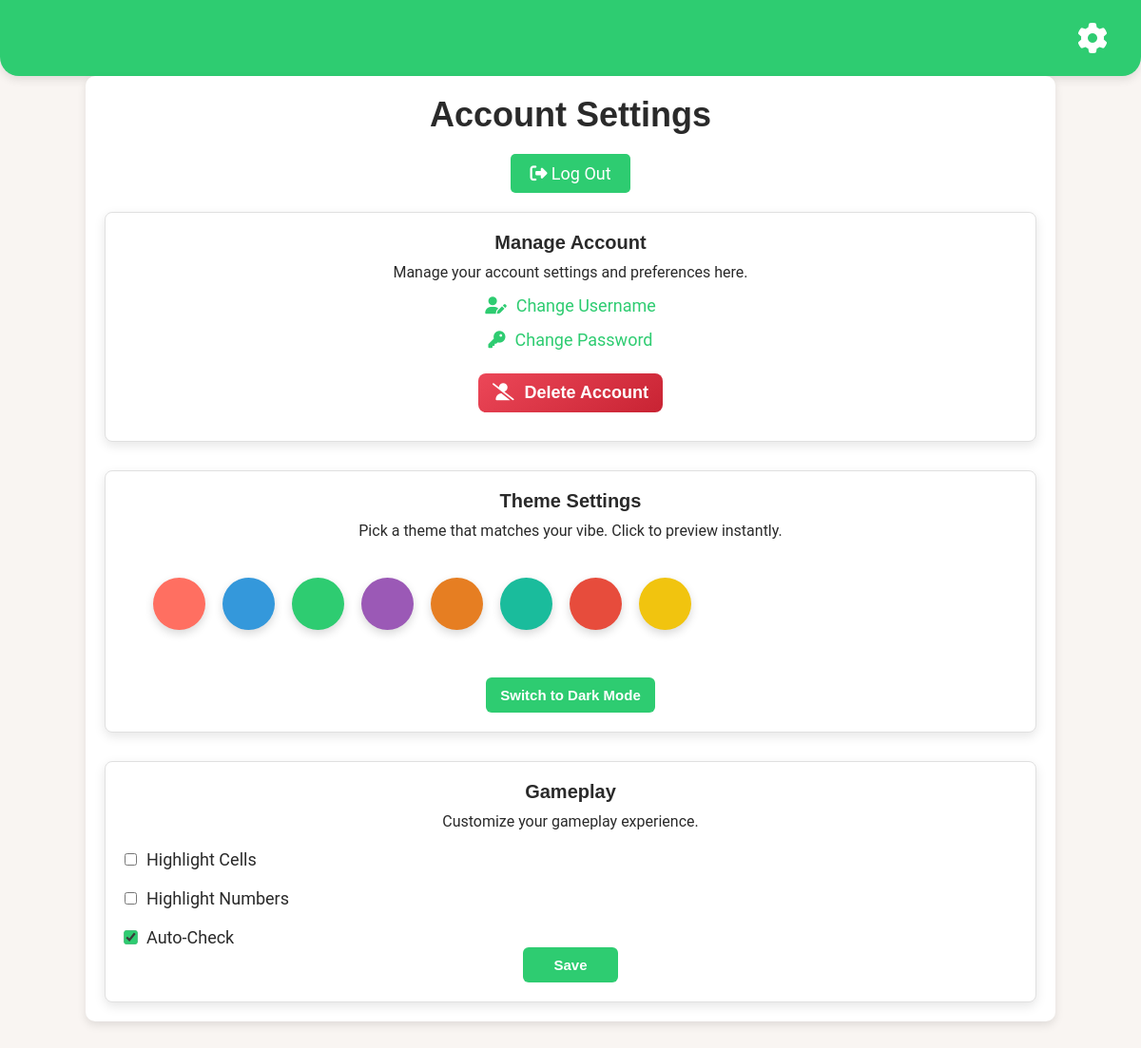
/settings/ (signed in), run on an earlier commit of the app's database.
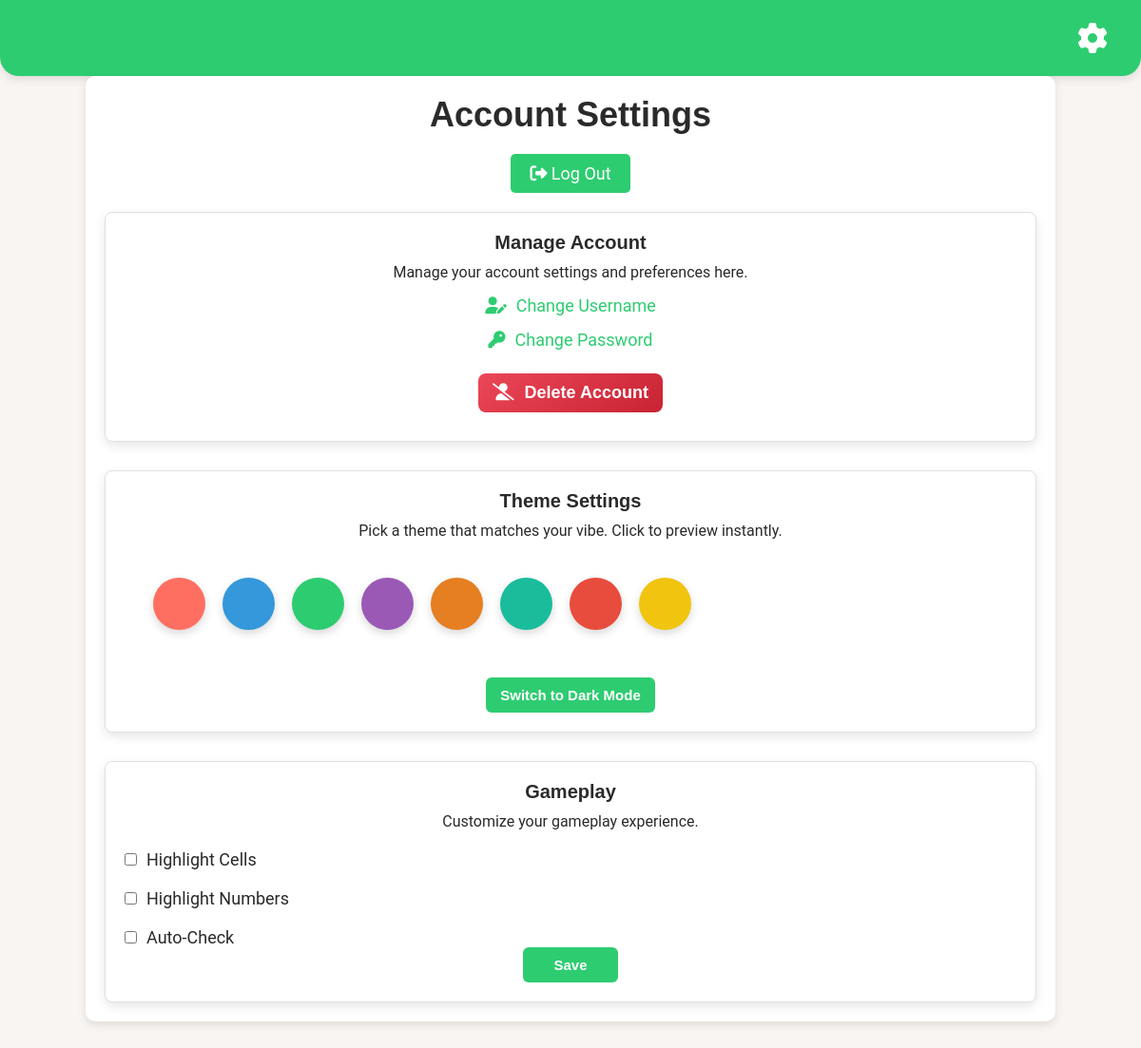
And on a later commit of the database.
### sudoku/models.py (models this page shows, shortened)
class UserSettings(models.Model):
    user = models.OneToOneField(User, on_delete=models.CASCADE)
    theme = models.CharField(max_length=100, default='default')
    color_scheme = models.CharField(max_length=50, default='light')
    highlight_cells = models.BooleanField(default=False)
    highlight_numbers = models.BooleanField(default=False)
    auto_check = models.BooleanField(default=True)

### sudoku/views.py (the view, shortened to what this page needs)
# urls.py: path("settings/", settings, name="settings"),
@login_required
def settings(request):
    user_settings = UserSettings.objects.filter(user=request.user).first()
    return render(request, "sudoku/settings.html", {'settings': user_settings})

### sudoku/templates/sudoku/settings.html (shortened to what this page needs)
{% load static %}
<!DOCTYPE html>
<html>
<head>
    <link rel="stylesheet" href="{% static 'sudoku/styles.css' %}">
    <link rel="stylesheet" href="{% static 'sudoku/settings_styles.css' %}">
    <link rel="stylesheet" href="https://cdnjs.cloudflare.com/ajax/libs/font-awesome/6.5.0/css/all.min.css">
</head>
<body>
    <nav>
        <div class="nav-container">
            <a href="{% url 'settings' %}" id="settings-gear" class="settings-gear"><i class="fas fa-gear"></i></a>
        </div>
    </nav>
    <div class="container" id="settings-container">
        <h1>Account Settings</h1>
        <div class="logout-section">
            <a href="{% url 'logout' %}" class="logout-btn">
                <i class="fas fa-sign-out-alt"></i> Log Out
            </a>
        </div>
        <div class="settings-section">
            <h2>Manage Account</h2>
            <div class="account-options">
                <p>Manage your account settings and preferences here.</p>
                <a href="{% url 'change_username' %}" class="settings-link">
                    <i class="fas fa-user-edit"></i> Change Username
                </a>
                <a href="{% url 'change_password' %}" class="settings-link">
                    <i class="fas fa-key"></i> Change Password
                </a>
                <form action="{% url 'delete_account' %}" method="post" class="delete-account-form" onsubmit="return confirm('Are you sure you want to delete your account? This action cannot be undone.');">
                    <button type="submit" class="delete-account-btn">
                        <i class="fas fa-user-slash"></i> Delete Account
                    </button>
                </form>
            </div>
        </div>
        <div class="settings-section">
            <h2>Theme Settings</h2>
            <p>Pick a theme that matches your vibe. Click to preview instantly.</p>
            <div class="theme-carousel-wrapper">
                <div class="theme-carousel" id="theme-carousel">
                  <div class="theme-card pink" data-theme="pink" title="Pink"></div>
                  <div class="theme-card blue" data-theme="blue" title="Blue"></div>
                  <div class="theme-card green" data-theme="green" title="Green"></div>
                  <div class="theme-card purple" data-theme="purple" title="Purple"></div>
                  <div class="theme-card orange" data-theme="orange" title="Orange"></div>
                  <div class="theme-card teal" data-theme="teal" title="Teal"></div>
                  <div class="theme-card red" data-theme="red" title="Red"></div>
                  <div class="theme-card gold" data-theme="gold" title="Gold"></div>
                </div>
            </div>
            <button id="color-scheme-toggle">
                {% if settings.color_scheme == "light" %}
                    Switch to Dark Mode
                {% else %}
                    Switch to Light Mode
                {% endif %}
            </button>
        </div>
        <div class="settings-section">
            <h2>Gameplay</h2>
            <p>Customize your gameplay experience.</p>
            <div class="gameplay-options prevent-text-select">
                <label for="highlight-cells">
                    <input type="checkbox" id="highlight-cells"
                            data-boolean="{% if settings.highlight_cells %}true{% endif %}"
                            {% if settings.highlight_cells %}checked{% endif %}>
                    Highlight Cells
                </label>
                <label for="highlight-numbers">
                    <input type="checkbox" id="highlight-numbers"
                            data-boolean="{% if settings.highlight_numbers %}true{% endif %}"
                            {% if settings.highlight_numbers %}checked{% endif %}>
                    Highlight Numbers
                </label>
                <label for="auto-check">
                    <input type="checkbox" id="auto-check"
                            data-boolean="{% if settings.auto_check %}true{% endif %}"
                            {% if settings.auto_check %}checked{% endif %}>
                    Auto-Check
                </label>
            </div>
            <button id="save-settings-btn">Save</button>
        </div>
    </div>
</body>
</html>

### sudoku/static/sudoku/styles.css (style rules this page uses)
:root { --theme-color: #FF6F61; --theme-color-hover: #fa5647; --theme-color-white: #f3e2e1; --theme-color-light: #f68d84; --theme-color-dark: #C0392B; --background-color: #F9F5F2; --container-background: white; --font-color: #2A2A2A; --font-color-light: #666; --box-background: #FFFFFF; --box-border-color: #E0E0E0; --box-shadow: rgba(0, 0, 0, 0.1); --card-background: #f1f1f1; --tile-background: #eeeeee; }
[data-theme="blue"] { --theme-color: #3498db; --theme-color-hover: #1e689a; --theme-color-white: #d2e1eb; --theme-color-light: #85c1e9; --theme-color-dark: #1f618d; }
[data-theme="green"] { --theme-color: #2ecc71; --theme-color-hover: #27ae60; --theme-color-white: #d8efe2; --theme-color-light: #a9dfbf; --theme-color-dark: #1e8449; }
[data-theme="purple"] { --theme-color: #9b59b6; --theme-color-hover: #8e44ad; --theme-color-white: #f0e6f5; --theme-color-light: #d2b4de; --theme-color-dark: #6c3483; }
[data-theme="orange"] { --theme-color: #e67e22; --theme-color-hover: #ca6f1e; --theme-color-white: #fcf3e4; --theme-color-light: #f5cba7; --theme-color-dark: #a04000; }
[data-theme="teal"] { --theme-color: #1abc9c; --theme-color-hover: #16a085; --theme-color-white: #e0f7f4; --theme-color-light: #76d7c4; --theme-color-dark: #117864; }
[data-theme="red"] { --theme-color: #e74c3c; --theme-color-hover: #c0392b; --theme-color-white: #fcebea; --theme-color-light: #f1948a; --theme-color-dark: #922b21; }
[data-theme="gold"] { --theme-color: #f1c40f; --theme-color-hover: #d4ac0d; --theme-color-white: #fef9e7; --theme-color-light: #f7dc6f; --theme-color-dark: #b7950b; }
* { margin: 0; padding: 0; box-sizing: border-box; }
body { font-family: 'Roboto', Arial, Helvetica, sans-serif; background-color: var(--background-color); text-align: center; touch-action: manipulation; padding-bottom: 50px; }
.prevent-text-select { -webkit-user-select: none; -ms-user-select: none; user-select: none; }
h1, h2, h3 { color: var(--font-color); font-family: 'Poppins', sans-serif; }
h1 { font-size: 36px; margin-bottom: 20px; }
h2 { font-size: 28px; margin-bottom: 15px; }
p, label { color: var(--font-color); }
a { text-decoration: none; color: var(--theme-color); }
nav { background-color: var(--theme-color); color: white; padding: 15px; height: 10vh; font-size: 18px; border-radius: 0 0 20px 20px; box-shadow: 0 4px 10px rgba(0, 0, 0, 0.1); }
.nav-container { display: flex; justify-content: space-between; align-items: center; margin: 0 auto; position: relative; width: 100%; height: 5vh; }
nav a { color: white; margin: 0 20px; font-weight: 500; transition: color 0.3s ease; white-space: nowrap; transition: all 0.3s ease; display: inline-block; }
.settings-gear { position: absolute; right: 0px; top: 50%; transform: translateY(-50%); font-size: 22px; transition: all 0.3s ease; display: flex; text-decoration: none; }
.container { width: 60%; max-width: 1000px; min-height: 400px; margin: 0 auto; padding: 30px 50px 50px 50px; background-color: var(--container-background); border-radius: 10px; box-shadow: 0 4px 10px var(--box-shadow); justify-content: center; }
form { background-color: white; padding: 30px; border-radius: 8px; box-shadow: 0 4px 8px rgba(0, 0, 0, 0.1); margin-bottom: 30px; }
form input, form select, form button { width: 100%; padding: 15px; margin: 10px 0; border-radius: 6px; border: 1px solid #ddd; background-color: #FAFAFA; font-size: 16px; }
form button { background-color: var(--theme-color); color: white; border: none; cursor: pointer; font-size: 18px; transition: background-color 0.3s ease; }
button { background-color: var(--theme-color); color: white; padding: 12px 20px; border: none; border-radius: 6px; cursor: pointer; transition: all 0.3s ease; }
@media only screen and (max-width: 1200px) { :root { --board-size: 90vw; --tile-size: calc(var(--board-size) / 9); --option-width: 90vw; --option-height: var(--board-size); } }
@media only screen and (max-width: 1200px) { .container { min-width: 85vw; min-height: 90vh; padding: 20px; } }
@media only screen and (max-width: 1200px) { nav { padding-top: 20px; max-height: 80px; font-size: 24px; } }
@media only screen and (max-width: 1200px) { .nav-container { height: 40px; } }
@media only screen and (max-width: 1200px) { .settings-gear { font-size: 32px; } }

What changed in the data, as far as the page shows it:
changed UserSettings: auto_check "☑" → "☐"
